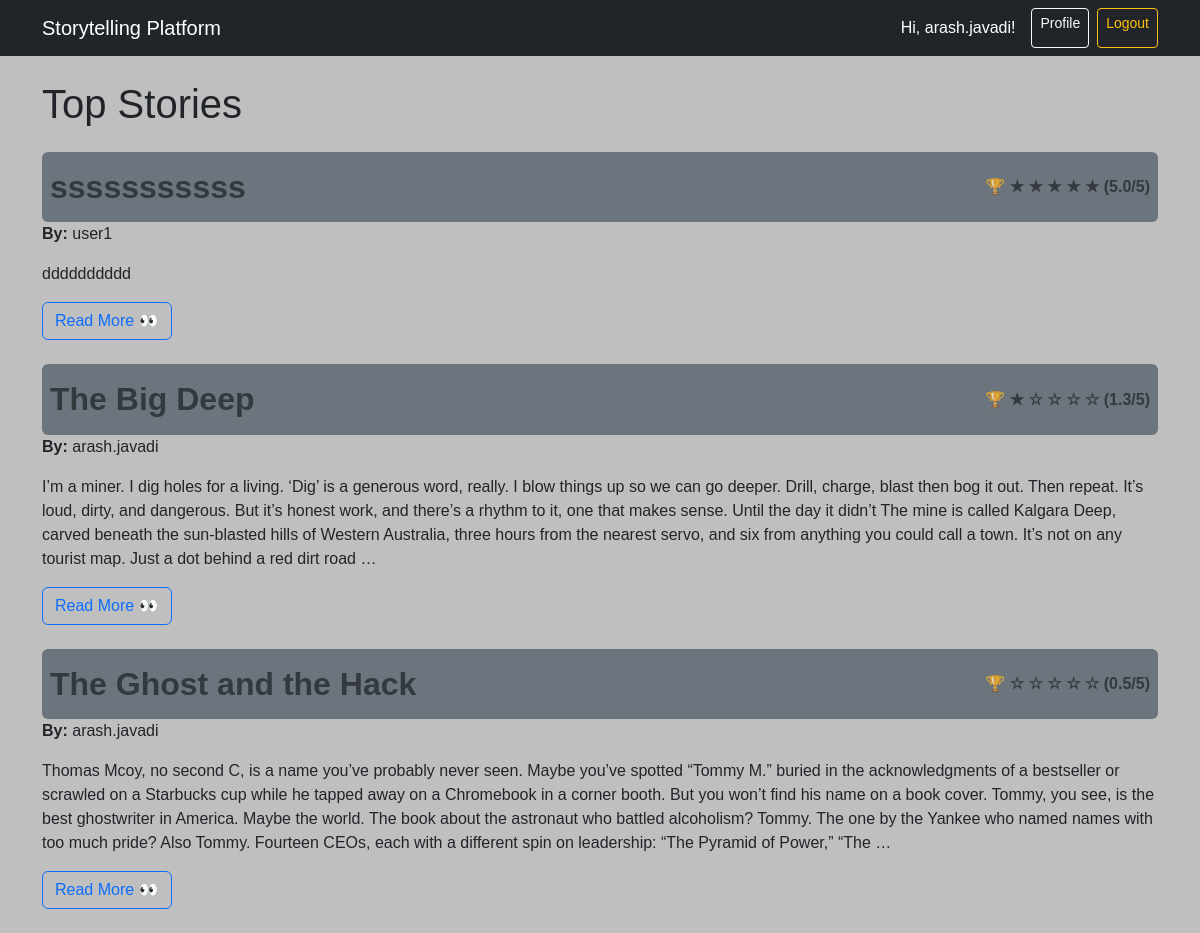
The app's page / (signed in) with its own data.
### stories/models.py (models this page shows, shortened)
class Story(models.Model):
    title                = models.CharField(max_length=200)
    description          = models.TextField()
    author               = models.ForeignKey(User, on_delete=models.CASCADE)
    is_public            = models.BooleanField(default=True)
    allow_contributions  = models.BooleanField(default=True)
    created_on           = models.DateTimeField(auto_now_add=True)
    image                = models.ImageField(upload_to='stories/', blank=True, null=True)
    @property
    def first_slide_chapters(self):
        roots = self.chapters.filter(parent=None).order_by('created_on')
        best_chapters = []
        for root in roots:
            children = list(root.children.all().annotate(avg_rating=Avg('ratings__value')))
            root.avg_rating = root.average_rating
            all_versions = [root] + children
            best = max(all_versions, key=lambda ch: ch.avg_rating or 0)
            best_chapters.append(best)
        return best_chapters
    @property
    def total_rank(self):
        chapters = self.first_slide_chapters
        if not chapters:
            return 0
        return round(sum(ch.average_rating for ch in chapters) / len(chapters), 2)

### stories/views.py (the view)
# urls.py: path('', views.story_list, name='story_list'),
def story_list(request):
    stories = list(Story.objects.filter(is_public=True))
    stories.sort(key=lambda s: s.total_rank or 0, reverse=True)
    return render(request, "stories/story_list.html", {"stories": stories})

### stories/models.py (called while the page is built)
    @property
    def average_rating(self):
        return self.ratings.aggregate(avg=Avg("value"))["avg"] or 0

### templates/stories/story_list.html
{% extends "base.html" %}
{% block content %}
<h1>Top Stories</h1>
{% for story in stories %}
<div class="my-4">
    <div class="p-2 rounded d-flex justify-content-between align-items-center bg-secondary">
        <h2 class="mt-2 text-muted fw-bold">{{ story.title }}</h2>
        {% with story.total_rank as rating %}
        <span class="ms-4 text-muted fw-bold"> 🏆
            {% for i in "12345"|make_list %}
            {% if forloop.counter <= rating %} ★ {% else %} ☆ {% endif %} {% endfor %} ({{ rating|floatformat:"1" }}/5)
                </span>
                {% endwith %}
    </div>
    <p><strong>By:</strong> {{ story.author.username }}</p>
    <p>{{ story.description|truncatewords:100 }}</p>
    <a href="{% url 'story_detail' story.id %}" class="btn btn-outline-primary">Read More 👀</a>
</div>
{% empty %}
<p>No stories yet.</p>
{% endfor %}
{% endblock %}

### templates/base.html (shortened to what this page needs)
{% load static %}
<!DOCTYPE html>
<html lang="en">
<head>
    <link href="https://cdn.jsdelivr.net/npm/bootstrap@5.3.3/dist/css/bootstrap.min.css" rel="stylesheet">
    <link rel="stylesheet" href="{% static 'css/style.css' %}">
</head>
<body>
    <nav class="navbar navbar-expand-lg navbar-dark bg-dark mb-4">
        <div class="container">
            <a class="navbar-brand" href="/">Storytelling Platform</a>
            <div class="d-flex ms-auto">
                {% if user.is_authenticated %}
                <span class="navbar-text text-white me-3">Hi, {{ user.username }}!</span>
                <a href="{% url 'profile' %}" class="btn btn-outline-light btn-sm me-2">Profile</a>
                <a href="{% url 'logout' %}" class="btn btn-outline-warning btn-sm">Logout</a>
                {% else %}
                <a href="{% url 'login' %}" class="btn btn-outline-light btn-sm me-2">Login</a>
                <a href="{% url 'register' %}" class="btn btn-success btn-sm">Register</a>
                {% endif %}
            </div>
        </div>
    </nav>
    <div class="container">
        {% block content %}
        {% endblock %}
    </div>
</body>
</html>

### static/css/style.css (style rules this page uses)
body { background: #bfbfbf; font-family: Arial, sans-serif; }
h2 { color: #0d6efd; }

### records on screen
Story: title "sssssssssss", total_rank "5.0", author.username "user1", description "dddddddddd"
Story: title "The Big Deep", total_rank "1.3", author.username "arash.javadi", description "I’m a miner. I dig holes for a living. ‘Dig’ is a generous word, really. I blow things up so we can go deeper. Drill, charge, blast then bog it out. Then repeat. It’s loud, dirty, and dangerous. But it’s honest work, and there’s a rhythm to it, one that makes sense. Until the day it didn’t The mine is called Kalgara Deep, carved beneath the sun-blasted hills of Western Australia, three hours from the nearest servo, and six from anything you could call a town. It’s not on any tourist map. Just a dot behind a red dirt road …"
Story: title "The Ghost and the Hack", total_rank "0.5", author.username "arash.javadi", description "Thomas Mcoy, no second C, is a name you’ve probably never seen. Maybe you’ve spotted “Tommy M.” buried in the acknowledgments of a bestseller or scrawled on a Starbucks cup while he tapped away on a Chromebook in a corner booth. But you won’t find his name on a book cover. Tommy, you see, is the best ghostwriter in America. Maybe the world. The book about the astronaut who battled alcoholism? Tommy. The one by the Yankee who named names with too much pride? Also Tommy. Fourteen CEOs, each with a different spin on leadership: “The Pyramid of Power,” “The …"

### other values on screen
{{ user.username }} "arash.javadi"
